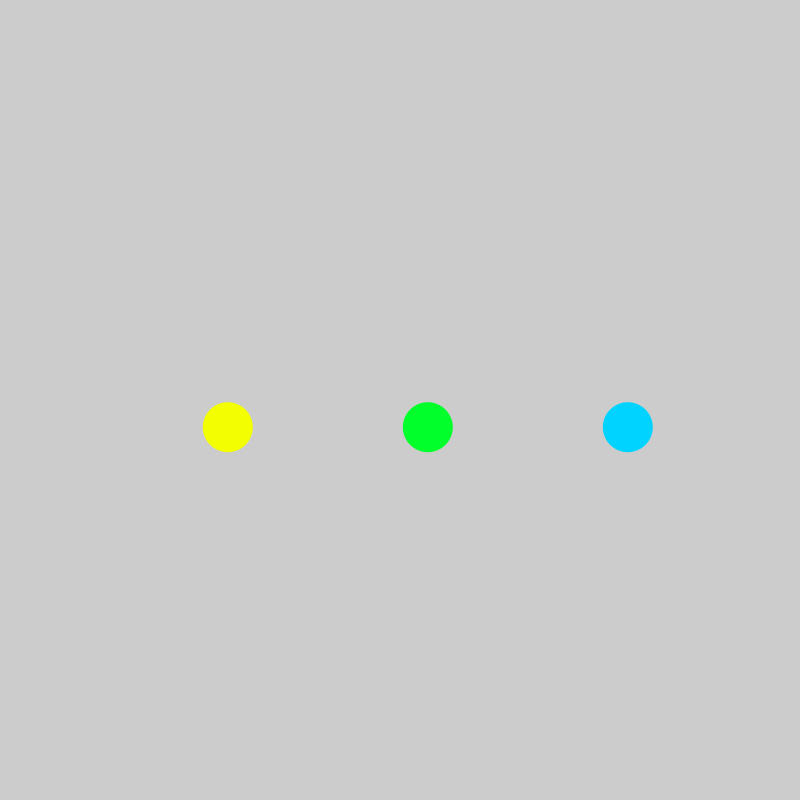
Frame 1 (no input)
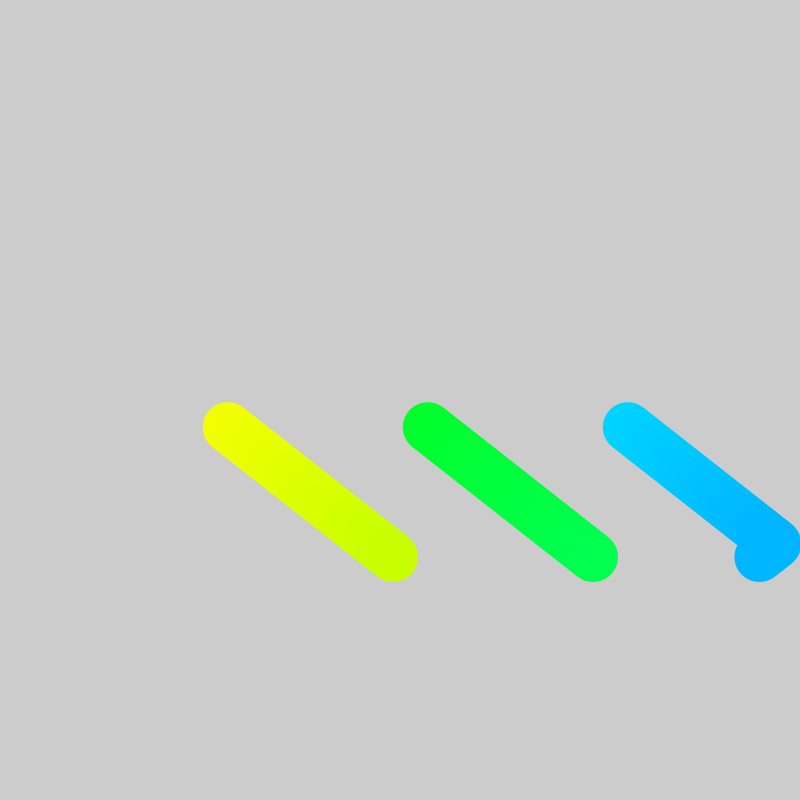
Frame 60 (the mouse pressed at the canvas centre just before this capture)
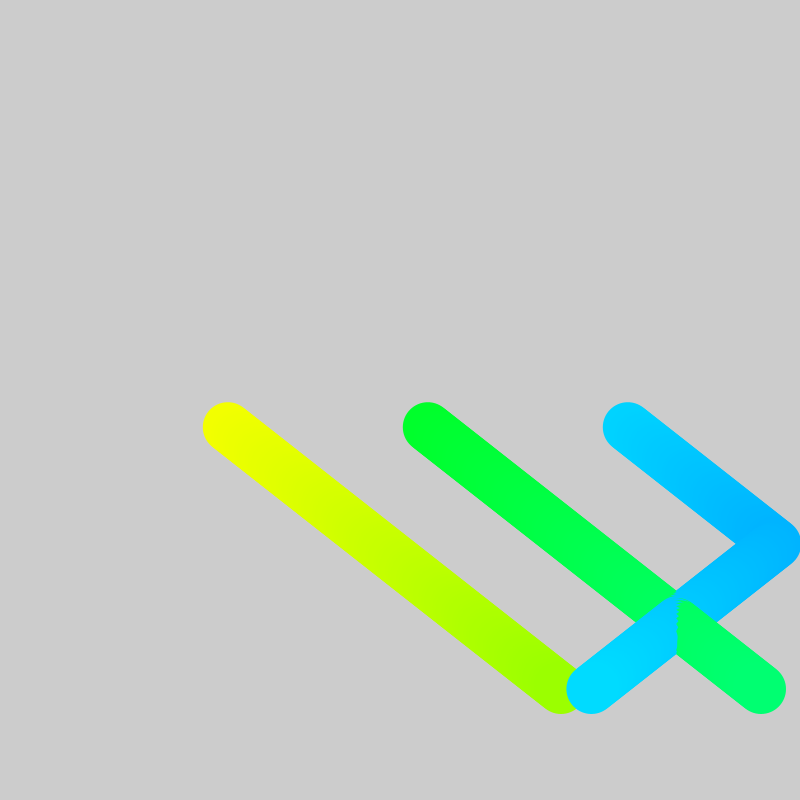
Frame 120 (the mouse held since frame 60 and released just before this capture)

The Processing sketch that drew these frames (run headless with seeded random() and noise(); from frame 60 on, the mouse is pressed at the canvas centre):

// Processing sketch: processing_47893
// ── processing_47893.pde

float fillColor;

int ballOneSize = 50;
float ballOneX;
float ballOneY;
float ballOneSpeedX = 2.8;
float ballOneSpeedY = 2.2;
float ballOneDirectionX = 1;
float ballOneDirectionY = 1;

int ballTwoSize = 50;
float ballTwoX;
float ballTwoY;
float ballTwoSpeedX = 2.8;
float ballTwoSpeedY = 2.2;
float ballTwoDirectionX = 1;
float ballTwoDirectionY = 1;

int ballThreeSize = 50;
float ballThreeX;
float ballThreeY;
float ballThreeSpeedX = 2.8;
float ballThreeSpeedY = 2.2;
float ballThreeDirectionX = 1;
float ballThreeDirectionY = 1;

void setup(){
  
  size(800, 800);
  smooth();
  noStroke();
  ballOneX = 200;
  ballOneY = height/2;
  ballTwoX = 400;
  ballTwoY = height/2;
  ballThreeX = 600;
  ballThreeY = height/2;
  
  fillColor = 100;
  colorMode(HSB, 360, 100, 100);
  
}

void draw(){
  
  //background(225);
  
  ballOneX = ballOneX + (ballOneSpeedX * ballOneDirectionX);
  ballOneY = ballOneY + (ballOneSpeedY * ballOneDirectionY);
  
  
  if(ballOneX > width-ballOneSize || ballOneX < 0 ){
   ballOneDirectionX = ballOneDirectionX * -1; 
  }
  
  if(ballOneY > height-ballOneSize || ballOneY < 0 ){
   ballOneDirectionY = ballOneDirectionY * -1; 
  }
  
    fillColor = map(ballOneX, 0,width, 50,100);
     fill(fillColor, 100, 100);
  ellipse(ballOneX + ballOneSize/2, ballOneY + ballOneSize/2, ballOneSize, ballOneSize);
  
  
  
  
  ballTwoX = ballTwoX + (ballTwoSpeedX * ballTwoDirectionX);
  ballTwoY = ballTwoY + (ballTwoSpeedY * ballTwoDirectionY);
  
  
  if(ballTwoX > width-ballTwoSize || ballTwoX < 0 ){
   ballTwoDirectionX = ballTwoDirectionX * -1; 
  }
  
  if(ballTwoY > height-ballTwoSize || ballTwoY < 0 ){
   ballTwoDirectionY = ballTwoDirectionY * -1; 
  }
  
      fillColor = map(ballTwoX, 0,width, 110,150);
     fill(fillColor, 100, 100);
  ellipse(ballTwoX + ballTwoSize/2, ballTwoY + ballTwoSize/2, ballTwoSize, ballTwoSize);
  
  
  
  
  
  
  
  ballThreeX = ballThreeX + (ballThreeSpeedX * ballThreeDirectionX);
  ballThreeY = ballThreeY + (ballThreeSpeedY * ballThreeDirectionY);
  
  
  if(ballThreeX > width-ballThreeSize || ballThreeX < 0 ){
   ballThreeDirectionX = ballThreeDirectionX * -1; 
  }
  
  if(ballThreeY > height-ballThreeSize || ballThreeY < 0 ){
   ballThreeDirectionY = ballThreeDirectionY * -1; 
  }
  
      fillColor = map(ballThreeX, 0,width, 160,200);
     fill(fillColor, 100, 100);
  ellipse(ballThreeX + ballThreeSize/2, ballThreeY + ballThreeSize/2, ballThreeSize, ballThreeSize);
  
  
}
